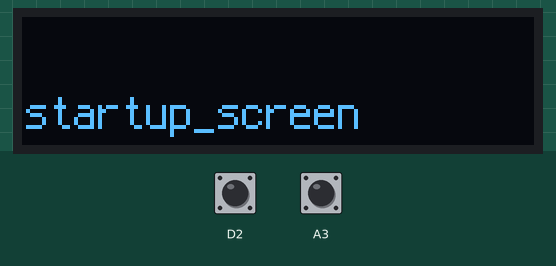
The program below on a simulated CircuitPython board. On the bench: 128×32 one-colour display. The test bench sets the inputs (shaded band); at power-on: D2 HIGH, A3 LOW. What the program prints to the serial console is not drawn.

Above: at 1.2 s.
1.3 s: D2 pulled LOW for 0.15 s
At 2.6 s:
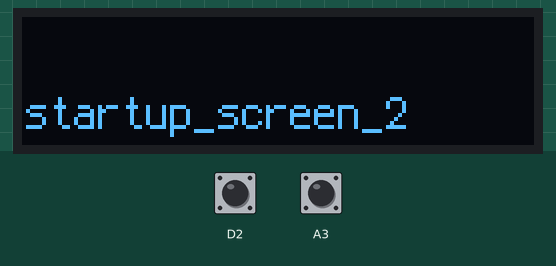
2.9 s: D2 pulled LOW for 1 s
At 4.5 s:
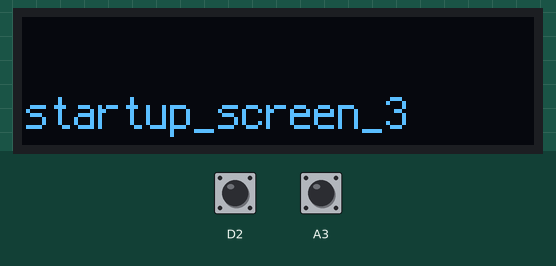
5.4 s: D2 pulled LOW for 0.15 s
At 6.7 s:
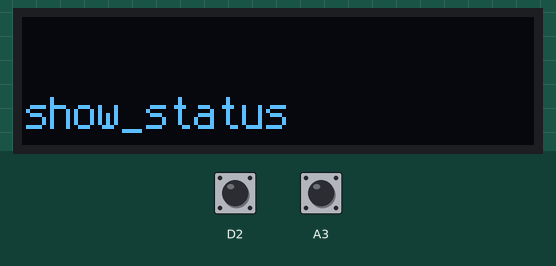
7.0 s: A3 pulled HIGH for 3.2 s
At 9.6 s:
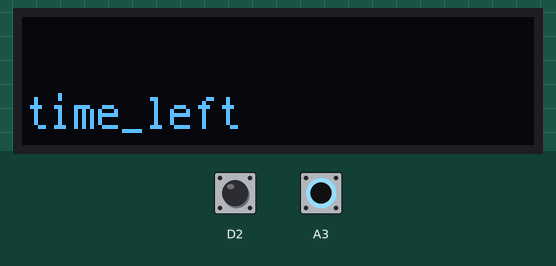
11.7 s: A3 pulled HIGH for 0.15 s
At 13.0 s:
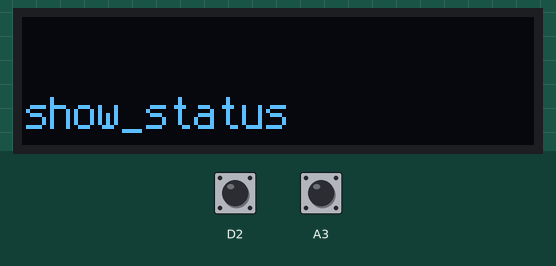
13.3 s: D2 pulled LOW for 3.2 s
At 15.7 s:
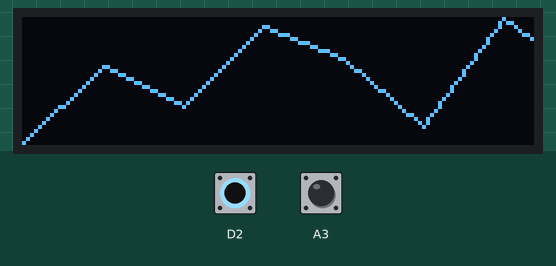
Timing chart, 0 to 17.2 s (numbered marks = the images above; inputs shaded):
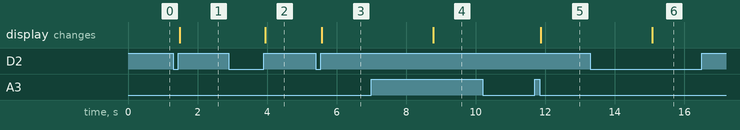

Measured:
- after the input at 1.3 s, the display: changes after 0.18 s (image 1)
- after the input at 2.9 s, the display: changes after 1.0 s (image 2)
- after the input at 5.4 s, the display: changes after 0.18 s (image 3)
- after the input at 7.0 s, the display: changes after 1.8 s (image 4)
- after the input at 11.7 s, the display: changes after 0.18 s (image 5)
- after the input at 13.3 s, the display: changes after 1.8 s (image 6)

The program:

code.py
```python
import board
import asyncio
from statemachine import xstate_interpreter
from states import menu_states, time_out_click
from buttons import catch_pin_transitions

async def main():
    async_button_a = asyncio.create_task(catch_pin_transitions(board.A3, True, "button_a"))
    async_button_b = asyncio.create_task(catch_pin_transitions(board.D2, False, "button_b"))
    async_statemachine = asyncio.create_task(xstate_interpreter(menu_states))
    async_time_out = asyncio.create_task(time_out_click())
    await asyncio.gather(async_button_a,
                         async_button_b,
                         async_statemachine,
                         async_time_out)

asyncio.run(main())
```

statemachine.py
```python
import asyncio
from states import fn_map

queue = []
# add an element to the queue
def enqueue(item):
    global queue
    queue.append(item)

# remove an element from the queue
def dequeue():
    global queue
    if len(queue) > 0:
        return queue.pop(0)
    return None

# gets a transition for a message out of a state
def getTransition(state, message):
    if "on" in state and message in state["on"]:
        return state["on"][message]
    return None

# gets a state given a state_name
def getState(states, state_name):
    if state_name in states:
        return states[state_name]
    return None

# an interpreter for xstate/statley.ai statemachines (note: only basic features are handled)
async def xstate_interpreter(state_machine):
    state_name = state_machine["initial"]
    print ("state init to", state_name)
    state = getState(state_machine["states"], state_name)
    if state != None and "entry" in state:
        fn_map[state["entry"]](state)
    while state != None:
        msg = dequeue()
        if msg != None:
            t = getTransition(state, msg)
            if t != None:
                if (t["target"] != state_name) and "exit" in state:
                    fn_map[state["exit"]](state)
                last_state_name = state_name
                # now make the jump to the next state
                print ("state transition to", t["target"])
                state_name = t["target"]
                state = getState(state_machine["states"], state_name)
                if state != None and (state_name != last_state_name) and "entry" in state:
                    fn_map[state["entry"]](state)
            else:
                print("no transition for", msg)
        await asyncio.sleep(0)
    print("Error: No state ", state_name, " found")
```

states.py
```python
# menu-states
# circuitpython 8.0
import asyncio
import statemachine
from display import initDisplay, displayMsg, display, screen_off, display_graph

time_out = 0
time_out_decaseconds = 100


def touchTimeOut():
    global time_out
    time_out = 0


def setTimeOut(decaseconds):
    global time_out_decaseconds
    time_out_decaseconds = decaseconds


async def time_out_click():
    global time_out
    while True:
        await asyncio.sleep(0.1)
        time_out += 1
        if time_out > time_out_decaseconds:
            statemachine.enqueue("timeout")
            time_out = 0


def initAll(_state):
    initDisplay()
    statemachine.enqueue("done")


def show_status(_state):
    touchTimeOut()
    setTimeOut(100)
    displayMsg(["show_status"])


def show_state_name(state):
    touchTimeOut()
    setTimeOut(200)
    displayMsg([state["entry"]])


def blank_screen(state):
    screen_off()


def show_graph(state):
    touchTimeOut()
    setTimeOut(200)
    display_graph([[0,31],[20,12],[40,22],[60,2],[80,10],[100,27],[120,0],[127,5]])


fn_map = {
    "init": initAll,
    "startup_screen": show_state_name,
    "startup_screen_2": show_state_name,
    "startup_screen_3": show_state_name,
    "show_status": show_status,
    "menu": show_state_name,
    "menu_task_c": show_state_name,
    "menu_task_c2": show_state_name,
    "menu_task_c3": show_state_name,
    "blank_screen": blank_screen,
    "time_left": show_state_name,
    "show_graph": show_graph
}

menu_states = {
    "id": "menu_states",
    "initial": "startup",
    "states": {
        "startup": {
            "entry": "init",
            "on": {
                "done": {
                    "target": "startup screen"
                }
            }
        },
        "startup screen": {
            "entry": "startup_screen",
            "on": {
                "button_b": {
                    "target": "startup screen 2"
                },
                "timeout": {
                    "target": "startup screen 2"
                }
            }
        },
        "startup screen 2": {
            "entry": "startup_screen_2",
            "on": {
                "button_b": {
                    "target": "startup screen 3"
                },
                "timeout": {
                    "target": "startup screen 3"
                }
            }
        },
        "startup screen 3": {
            "entry": "startup_screen_3",
            "on": {
                "button_b": {
                    "target": "show status"
                },
                "timeout": {
                    "target": "show status"
                }
            }
        },
        "show status": {
            "entry": "show_status",
            "on": {
                "timeout": {
                    "target": "blank screen"
                },
                "button_b": {
                    "target": "menu"
                },
                "button_b_long_press": {
                    "target": "show graph"
                },
                "button_a_long_press": {
                    "target": "time left"
                }
            }
        },
        "blank screen": {
            "entry": "blank_screen",
            "on": {
                "button_b": {
                    "target": "menu"
                },
                "button_a": {
                    "target": "show status"
                }
            }
        },
        "menu": {
            "entry": "menu",
            "on": {
                "button_b": {
                    "target": "menu task C"
                },
                "button_a_long_press": {
                    "target": "startup screen"
                },
                "button_a": {
                    "target": "show status"
                },
                "timeout": {
                    "target": "blank screen"
                }
            }
        },
        "menu task C": {
            "entry": "menu_task_c",
            "on": {
                "button_b": {
                    "target": "menu task C 2"
                },
                "timeout": {
                    "target": "menu task C 2"
                }
            }
        },
        "menu task C 2": {
            "entry": "menu_task_c2",
            "on": {
                "button_b": {
                    "target": "menu task C 3"
                },
                "timeout": {
                    "target": "menu task C 3"
                }
            }
        },
        "menu task C 3": {
            "entry": "menu_task_c3",
            "on": {
                "button_b": {
                    "target": "menu"
                },
                "timeout": {
                    "target": "show status"
                }
            }
        },
        "show graph": {
            "entry": "show_graph",
            "on": {
                "timeout": {
                    "target": "blank screen"
                },
                "button_a": {
                    "target": "show status"
                }
            }
        },
        "time left": {
            "entry": "time_left",
            "on": {
                "timeout": {
                    "target": "blank screen"
                },
                "button_a": {
                    "target": "show status"
                }
            }
        }
    }
}
```

buttons.py
```python
import asyncio
import keypad
# import time
from statemachine import enqueue

async def catch_pin_transitions(pin, pressed_val, alias):
    """Sends a message when the button (on the pin) is pressed, long pressed."""
    with keypad.Keys( (pin,), value_when_pressed=pressed_val) as keys:
        down_time = -1
        long_press_centaseconds = 130
        while True:
            event = keys.events.get()
            if event:
                if event.pressed:
                    down_time = 0
                if event.released:
                    if down_time >= 0 and down_time < long_press_centaseconds:
                        enqueue(alias)
                    down_time = -1
            else :
                if down_time >= long_press_centaseconds:
                    enqueue(alias+"_long_press")
                    down_time = -1

            await asyncio.sleep(0.01)
            if down_time >= 0:
                down_time += 1

# import board
# async def main():
#     interrupt_task10 = asyncio.create_task(catch_pin_transitions(board.D10))
#     interrupt_task9 = asyncio.create_task(catch_pin_transitions(board.D9))
#     await asyncio.gather(interrupt_task10, interrupt_task9)

# asyncio.run(main())
```

display.py
```python
import board
import displayio
import terminalio
from adafruit_display_text import label
from adafruit_display_shapes.line import Line
import adafruit_displayio_ssd1306

lastX = 0
lastY = 0
display = None
graph = None
splash = None
darkGroup = None
i2c = board.I2C()
WIDTH = 128
HEIGHT = 32  # some displays are 64


def initDisplay():
    global lastX, lastY, graph, darkGroup, splash, display
    displayio.release_displays()
    oled_reset = board.D9

    # Use for I2C
    display_bus = displayio.I2CDisplay(i2c,
                                       device_address=0x3C,
                                       reset=oled_reset)
    display = adafruit_displayio_ssd1306.SSD1306(display_bus,
                                                 width=WIDTH,
                                                 height=HEIGHT)

    # Make a splash display Group
    splash = displayio.Group()
    display.show(splash)
    # Draw a label
    text = "menu-states"
    text_area = label.Label(terminalio.FONT,
                            text=text,
                            color=0xffffff,
                            x=20,
                            y=HEIGHT // 2 - 1)
    splash.append(text_area)

    # Make a graph display Group
    graph = displayio.Group()

    color_bitmap2 = displayio.Bitmap(WIDTH, HEIGHT, 1)
    color_palette2 = displayio.Palette(1)
    color_palette2[0] = 0x000000

    bg_sprite2 = displayio.TileGrid(color_bitmap2,
                                    pixel_shader=color_palette2,
                                    x=0,
                                    y=0)
    graph.append(bg_sprite2)
    # draw a line
    lastX = 0
    lastY = 0
    # Make the display context
    darkGroup = displayio.Group()
    bg_sprite3 = displayio.TileGrid(color_bitmap2,
                                    pixel_shader=color_palette2,
                                    x=0,
                                    y=0)
    darkGroup.append(bg_sprite3)

    bg_sprite2 = displayio.TileGrid(color_bitmap2,
                                    pixel_shader=color_palette2,
                                    x=0,
                                    y=0)


def displayMsg(msgs):
    global splash
    print(msgs)
    messages = len(msgs)
    while len(splash):
        splash.pop()
    i = 1
    for m in msgs:
        text_area = label.Label(terminalio.FONT,
                                text=m,
                                color=0xffffff,
                                x=1,
                                y=(HEIGHT // (2 * messages) * i * 2) +
                                ((6 - messages) * -1) - 3)
        splash.append(text_area)
        i += 1
    display.show(splash)


def screen_off():
    print("display off")
    display.show(darkGroup)


def display_graph(data):
    display.show(graph)
    while len(graph):
        graph.pop()
    previous = None
    for pts in data:
        if previous == None:
            previous = pts
        else:
            graph.append(
                Line(previous[0], previous[1], pts[0], pts[1], 0xffffff))
            previous = pts
```
